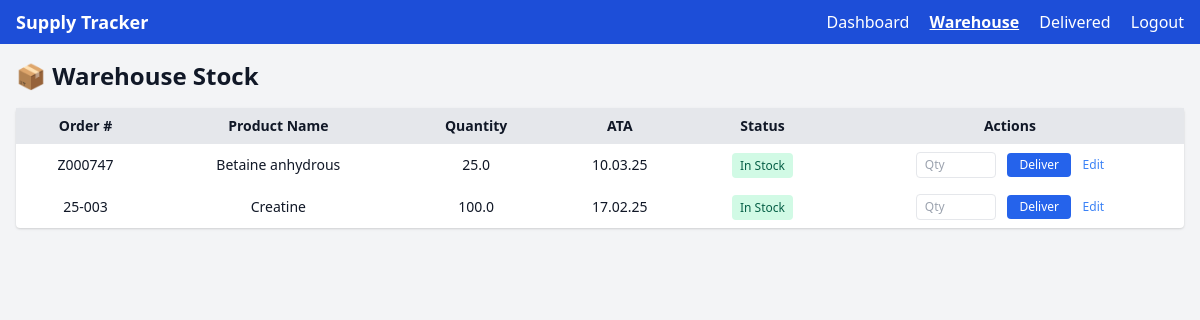
Page /warehouse (signed in) on the earlier database version.
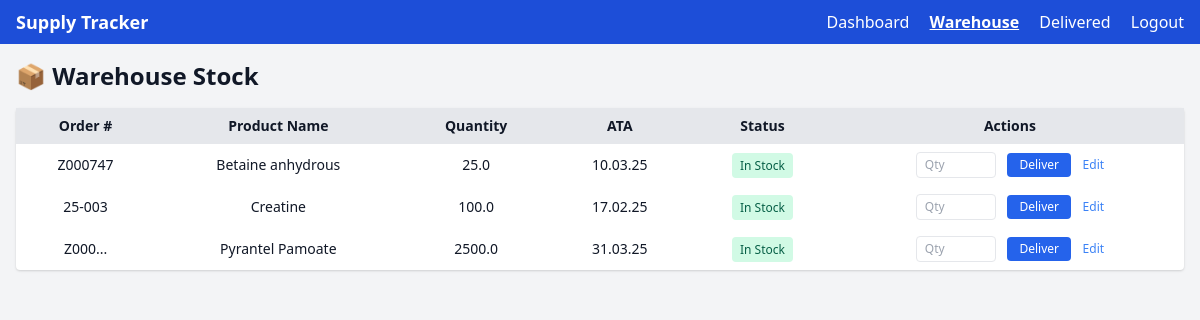
Same page on the later database version.
### app/models.py (models this page shows)
class WarehouseStock(db.Model):
    id = db.Column(db.Integer, primary_key=True)
    user_id = db.Column(db.Integer, db.ForeignKey('user.id'), nullable=False)
    order_number = db.Column(db.String(50), nullable=False)
    product_name = db.Column(db.String(100), nullable=False)
    quantity = db.Column(db.Float, nullable=False)
    ata = db.Column(db.String(10), nullable=True)
    transit_status = db.Column(db.String(20), default='In Stock', nullable=False)

### app/routes.py (the view)
@main.route('/warehouse')
@login_required
def warehouse():
    from .models import WarehouseStock
    warehouse_items = WarehouseStock.query.filter_by(user_id=current_user.id).all()
    return render_template('warehouse.html', warehouse_items=warehouse_items)

### app/__init__.py (called while the page is built)
def create_app():
    app = Flask(__name__)
    app.config['SECRET_KEY'] = 'your-secret-key'  # Use env var later
    app.config['SQLALCHEMY_DATABASE_URI'] = 'sqlite:///../instance/supply_tracker.db'
    app.config['SQLALCHEMY_TRACK_MODIFICATIONS'] = False
    init_db(app)
    login_manager.init_app(app)
    Migrate(app, db)
    from .routes import main
    app.register_blueprint(main)
    @login_manager.user_loader
    def load_user(user_id):
        return User.query.get(int(user_id))
    return app

### app/routes.py (called while the page is built)
@main.app_context_processor
def inject_user():
    return dict(current_user=current_user)

### app/templates/warehouse.html (shortened to what this page needs)
<!DOCTYPE html>
<html lang="en">
<head>
    <link href="https://cdn.jsdelivr.net/npm/tailwindcss@2.2.19/dist/tailwind.min.css" rel="stylesheet">
</head>
<body class="bg-gray-100 dark:bg-gray-900 text-gray-900 dark:text-gray-100">
    <nav class="bg-blue-700 text-white px-4 py-2 flex justify-between items-center">
        <div class="font-semibold text-lg">Supply Tracker</div>
        <div class="space-x-4">
            <a href="{{ url_for('main.dashboard') }}" class="hover:underline">Dashboard</a>
            <a href="{{ url_for('main.warehouse') }}" class="font-bold underline">Warehouse</a>
            <a href="{{ url_for('main.delivered') }}" class="hover:underline">Delivered</a>
            <a href="{{ url_for('main.logout') }}" class="hover:underline">Logout</a>
        </div>
    </nav>
    <div class="p-4">
        <h2 class="text-2xl font-bold mb-4">📦 Warehouse Stock</h2>
        <table class="min-w-full bg-white dark:bg-gray-800 rounded shadow text-sm">
            <thead>
                <tr class="bg-gray-200 dark:bg-gray-700 text-center">
                    <th class="px-4 py-2">Order #</th>
                    <th class="px-4 py-2">Product Name</th>
                    <th class="px-4 py-2">Quantity</th>
                    <th class="px-4 py-2">ATA</th>
                    <th class="px-4 py-2">Status</th>
                    <th class="px-4 py-2">Actions</th>
                </tr>
            </thead>
            <tbody>
                {% for item in warehouse_items %}
                <tr class="text-center even:bg-gray-100 dark:even:bg-gray-800 hover:bg-blue-50 dark:hover:bg-gray-700">
                    <td class="px-4 py-2">{{ item.order_number }}</td>
                    <td class="px-4 py-2">{{ item.product_name }}</td>
                    <td class="px-4 py-2">{{ item.quantity }}</td>
                    <td class="px-4 py-2">{{ item.ata }}</td>
                    <td class="px-4 py-2">
                        <span class="bg-green-100 text-green-800 text-xs px-2 py-1 rounded">In Stock</span>
                    </td>
                    <td class="px-4 py-2 space-x-2">
                        <form method="POST" action="{{ url_for('main.deliver_partial', item_id=item.id) }}" class="inline space-x-2">
                            <input type="number" name="quantity" min="1" max="{{ item.quantity }}" placeholder="Qty"
                                class="w-20 px-2 py-1 border rounded text-xs" required>
                            <button type="submit" class="bg-blue-600 text-white px-3 py-1 rounded text-xs">Deliver</button>
                        </form>
                        <a href="{{ url_for('main.edit_warehouse', item_id=item.id) }}" class="text-blue-500 hover:underline text-xs">Edit</a>
                    </td>
                </tr>
                {% endfor %}
            </tbody>
        </table>
    </div>
</body>
</html>

Differences in the rows shown:
added WarehouseStock: order_number "Z000...", product_name "Pyrantel Pamoate", quantity "2500.0", ata "31.03.25"
